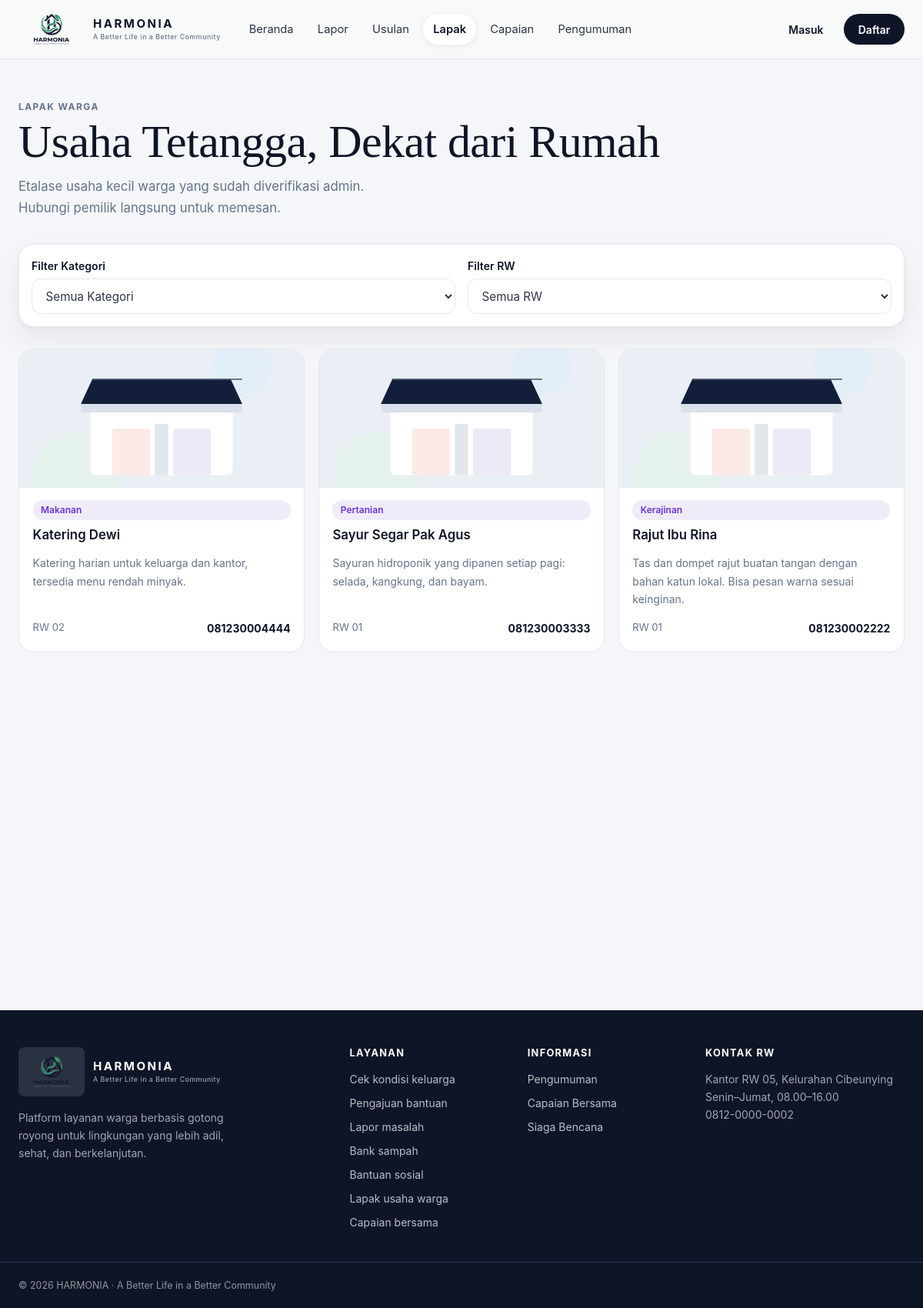
Page /lapak/index.php on the earlier database version.
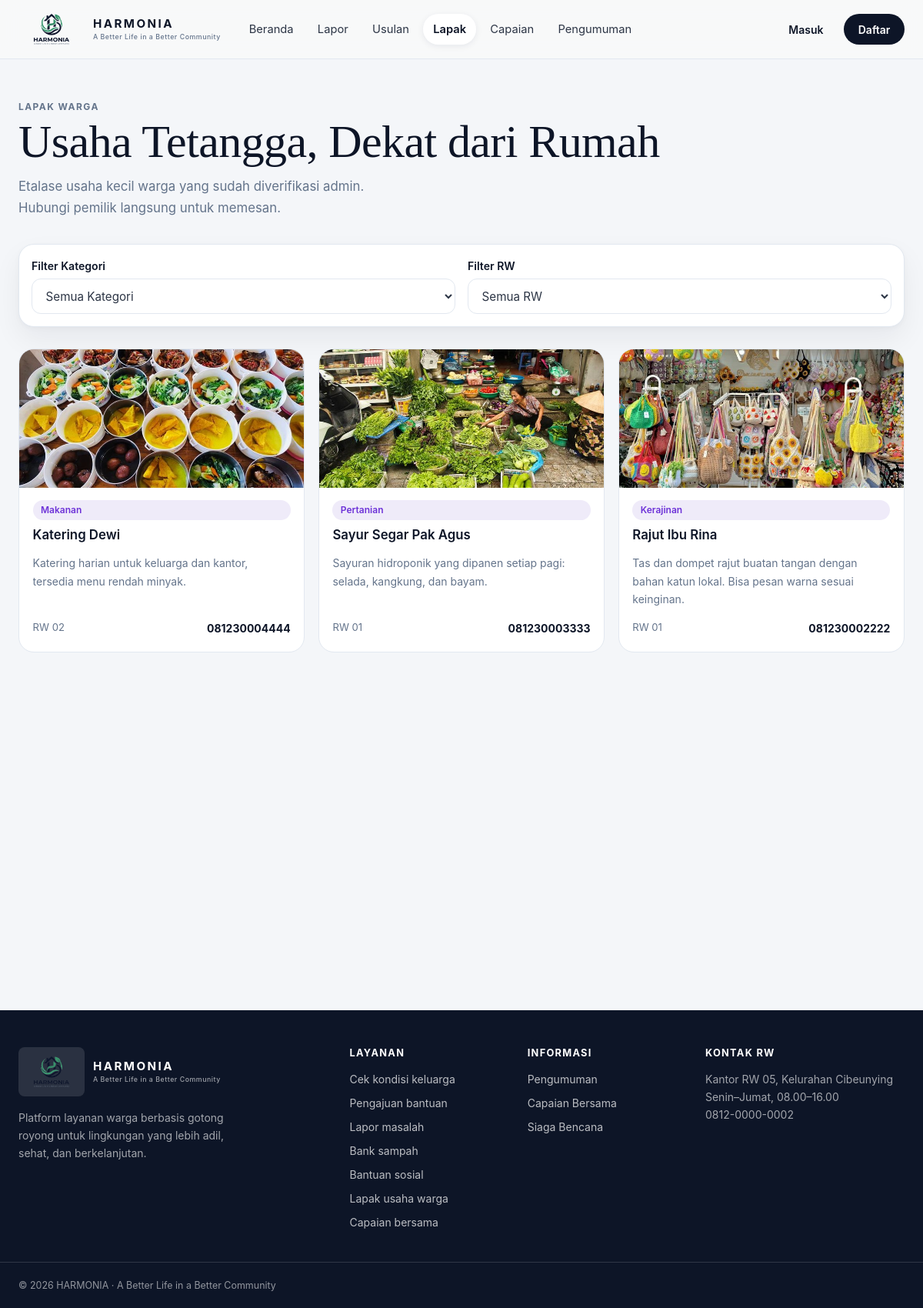
Same page on the later database version.
### tables this page shows
CREATE TABLE businesses (
  id INT AUTO_INCREMENT PRIMARY KEY,
  user_id INT NOT NULL,
  nama_usaha VARCHAR(80) NOT NULL,
  kategori ENUM('makanan','jasa','kerajinan','pertanian') NOT NULL,
  deskripsi TEXT NOT NULL,
  foto VARCHAR(120) NOT NULL,
  kontak VARCHAR(20) NOT NULL,
  status ENUM('menunggu','tayang','ditolak') NOT NULL DEFAULT 'menunggu',
  alasan_tolak VARCHAR(200) NULL,
  tampil TINYINT(1) NOT NULL DEFAULT 1,
  created_at DATETIME DEFAULT CURRENT_TIMESTAMP,
  FOREIGN KEY (user_id) REFERENCES users(id) ON DELETE CASCADE
);

CREATE TABLE rw (
  id INT AUTO_INCREMENT PRIMARY KEY,
  nama VARCHAR(30) NOT NULL,
  kelurahan VARCHAR(60) NOT NULL,
  created_at DATETIME DEFAULT CURRENT_TIMESTAMP
);

### includes/helpers.php (called while the page is built, shortened)
<?php
function e($v): string
{
    return htmlspecialchars((string)$v, ENT_QUOTES, 'UTF-8');
}
function foto_url(?string $path): string
{
    $path = $path ?: 'assets/img/lapak-placeholder.svg';
    $segments = explode('/', $path);
    $encoded = implode('/', array_map('rawurlencode', $segments));
    return BASE . '/' . ltrim($encoded, '/');
}

### lapak/index.php (the view, shortened to what this page needs)
<?php
require_once __DIR__ . '/../config/auth.php';
$sql = "SELECT b.*, rw.nama AS rw FROM businesses b
    JOIN users us ON us.id = b.user_id LEFT JOIN rw ON rw.id = us.rw_id
    WHERE b.status = 'tayang' AND b.tampil = 1";
$params = [];
$sql .= ' ORDER BY b.created_at DESC';
$st = $pdo->prepare($sql);
$st->execute($params);
$lapak = $st->fetchAll();
?>
<?php include ROOT_DIR . '/includes/header.php'; ?>
<section class="section">
    <div class="container">
        <div class="section__head">
            <div>
                <p class="eyebrow">Lapak Warga</p>
                <h1>Usaha Tetangga, Dekat dari Rumah</h1>
                <p class="lead">Etalase usaha kecil warga yang sudah diverifikasi admin. Hubungi pemilik langsung untuk memesan.</p>
            </div>
        </div>
        <form method="get" class="form-card mt-3" style="padding:1rem">
            <div class="form-grid">
                <div class="field" style="margin-bottom:0">
                    <label for="kategori">Filter Kategori</label>
                    <select id="kategori" name="kategori" onchange="this.form.submit()">
                        <option value="">Semua Kategori</option>
                    </select>
                </div>
                <div class="field" style="margin-bottom:0">
                    <label for="rw">Filter RW</label>
                    <select id="rw" name="rw" onchange="this.form.submit()">
                        <option value="">Semua RW</option>
                    </select>
                </div>
            </div>
        </form>
        <?php if ($lapak) : ?>
            <div class="lapak-grid mt-3">
                <?php foreach ($lapak as $l) : ?>
                    <article class="lapak">
                        <img class="lapak__img" src="<?= foto_url($l['foto']) ?>" alt="Foto <?= e($l['nama_usaha']) ?>" loading="lazy">
                        <div class="lapak__body">
                            <span class="chip chip--accent"><?= ucfirst(e($l['kategori'])) ?></span>
                            <h4><?= e($l['nama_usaha']) ?></h4>
                            <p><?= e($l['deskripsi']) ?></p>
                            <div class="lapak__meta">
                                <span><?= e($l['rw'] ?? 'RW') ?></span>
                                <a href="tel:<?= e($l['kontak']) ?>" class="small"><b><?= e($l['kontak']) ?></b></a>
                            </div>
                        </div>
                    </article>
                <?php endforeach; ?>
            </div>
        <?php else : ?>
            <div class="empty mt-3"><b>Belum Ada Lapak di Kategori Ini</b>Lapak warga akan tampil setelah diverifikasi admin.</div>
        <?php endif; ?>
    </div>
</section>
<?php include ROOT_DIR . '/includes/footer.php'; ?>

Differences in the rows shown:
changed businesses "Katering Dewi": foto: picture added in place of a placeholder
changed businesses "Sayur Segar Pak Agus": foto: picture added in place of a placeholder
changed businesses "Rajut Ibu Rina": foto: picture added in place of a placeholder
